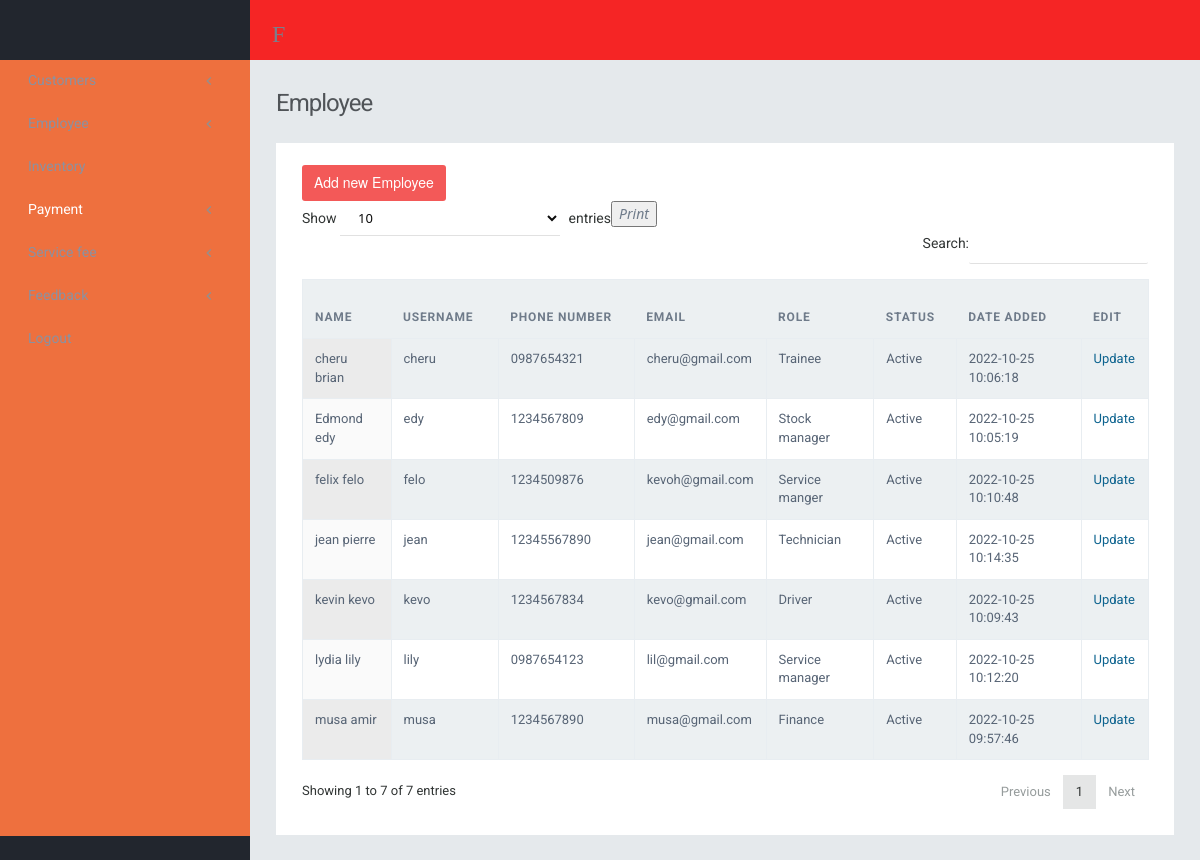
The app's page /admin/staff.php with its own data.
### tables this page shows
CREATE TABLE `employees` (
  `emp_id` int(11) NOT NULL,
  `f_name` varchar(30) NOT NULL,
  `l_name` varchar(15) NOT NULL,
  `username` varchar(20) NOT NULL,
  `email` varchar(100) NOT NULL,
  `password` varchar(50) NOT NULL,
  `date_added` timestamp NOT NULL DEFAULT current_timestamp(),
  `userlevel` varchar(20) NOT NULL DEFAULT 'Staff',
  `status` varchar(20) NOT NULL DEFAULT 'Active',
  `contact` varchar(25) DEFAULT NULL
);

### admin/staff.php (the view, shortened to what this page needs)
<?php
include('include/connections.php');
?>
<!DOCTYPE html>
<html>
<head>
    <link href="assets/plugins/pace/pace-theme-flash.css" rel="stylesheet" type="text/css" media="screen" />
    <link href="assets/plugins/bootstrapv3/css/bootstrap.min.css" rel="stylesheet" type="text/css" />
    <link href="assets/plugins/bootstrapv3/css/bootstrap-theme.min.css" rel="stylesheet" type="text/css" />
    <link href="assets/plugins/animate.min.css" rel="stylesheet" type="text/css" />
    <link href="assets/plugins/jquery-scrollbar/jquery.scrollbar.css" rel="stylesheet" type="text/css" />
    <link href="webarch/css/webarch.css" rel="stylesheet" type="text/css" />
</head>
<body class="">
<?php
include 'include/navbar.php';
?>
<div class="footer-widget">
</div>
<div class="page-content">
<div class="content">
<div class="page-title">
<h3><span class="semi-bold">Employee</span></h3>
</div>
<div class="row">
<div class="col-md-12">
<div class="grid simple ">
<div class="grid-title no-border">
</div>
<div class="grid-body no-border">
    <a href="add_staff.php"class="btn-danger btn-xs btn">Add new Employee</a>
    <table class="table table-striped table-bordered table-hover" id="dataTables-example">
        <thead>
        <tr>
            <th>Name</th>
            <th>Username</th>
            <th>Phone number</th>
            <th>Email</th>
            <th>Role</th>
            <th>Status</th>
            <th>Date added</th>
            <th>Edit</th>
        </tr>
        </thead>
        <tbody>
        <?php
        $select="SELECT * FROM employees WHERE NOT userlevel='Admin'";
        $query=mysqli_query($con,$select);
        while($row=mysqli_fetch_array($query)){
            ?>
            <tr class="odd gradeX">
                <td><?php echo $row['f_name']. ' '. $row['l_name']?> </td>
                <td><?php echo $row['username']?> </td>
                <td><?php echo $row['contact']?> </td>
                <td><?php echo $row['email']?> </td>
                <td><?php echo $row['userlevel']?> </td>
                <td><?php echo $row['status']?> </td>
                <td><?php echo $row['date_added']?> </td>
                <td><a href="#" data-toggle="modal" data-target="#update<?php echo $row['emp_id']?>">Update</a> </td>
            </tr>
            <?php
        }
        ?>
        </tbody>
    </table>
</div>
</div>
</div>
</div>
</div>
</div>
</div>
</body>
<link type="text/css" rel="stylesheet" href="dist/dataTablesCustom/jquery.dataTables.css?"/>
</html>

### admin/include/navbar.php (shortened to what this page needs)
<div class="header navbar navbar-inverse ">
    <div class="navbar-inner">
        <div class="header-seperation">
        </div>
        <div class="header-quick-nav">
            <div class="pull-left">
                <ul class="nav quick-section">
                    <li class="quicklinks">
                        <a href="#" class="" id="layout-condensed-toggle">
                            <i class="material-icons">Fireline safety</i>
                        </a>
                    </li>
                </ul>
            </div>
        </div>
    </div>
</div>
<div class="page-container row">
    <div class="page-sidebar " id="main-menu">
        <div class="page-sidebar-wrapper scrollbar-dynamic" id="main-menu-wrapper">
            <ul>
        <li>
                    <a href="javascript:;"><span class="title">Customers</span> <span class=" arrow"></span> </a>
                </li>
                    <li>
                    <a href="javascript:;"><span class="title">Employee</span> <span class=" arrow"></span> </a>
                </li>
                <li>
                    <a href="products.php">  <span class="title">Inventory</span></a></li>
                <li>
                    <a href="javascript:;"><span class="title" style="color:white">Payment</span> <span class=" arrow"></span> </a>
                </li>
                <li>
                    <a href="javascript:;"> <span class="title">Service fee</span> <span class=" arrow"></span> </a>
                </li>
                <li>
                    <a href="javascript:;"> <span class="title">Feedback</span> <span class=" arrow"></span> </a>
                </li>
                <li><a href="logout.php">  <span class="title">Logout</span></a>
            </ul>
        </div>
    </div>

### records on screen
employees: f_name "musa", l_name "amir", username "musa", contact "1234567890", email "musa@gmail.com", userlevel "Finance", status "Active", date_added "2022-10-25 09:57:46"
employees: f_name "Edmond", l_name "edy", username "edy", contact "1234567809", email "edy@gmail.com", userlevel "Stock manager", status "Active", date_added "2022-10-25 10:05:19"
employees: f_name "cheru", l_name "brian", username "cheru", contact "0987654321", email "cheru@gmail.com", userlevel "Trainee", status "Active", date_added "2022-10-25 10:06:18"
employees: f_name "kevin", l_name "kevo", username "kevo", contact "1234567834", email "kevo@gmail.com", userlevel "Driver", status "Active", date_added "2022-10-25 10:09:43"
employees: f_name "felix", l_name "felo", username "felo", contact "1234509876", email "kevoh@gmail.com", userlevel "Service manger", status "Active", date_added "2022-10-25 10:10:48"
employees: f_name "lydia", l_name "lily", username "lily", contact "0987654123", email "lil@gmail.com", userlevel "Service manager", status "Active", date_added "2022-10-25 10:12:20"
employees: f_name "jean", l_name "pierre", username "jean", contact "12345567890", email "jean@gmail.com", userlevel "Technician", status "Active", date_added "2022-10-25 10:14:35"
